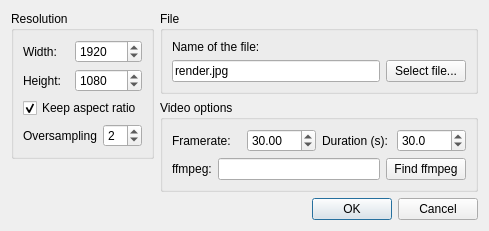
<?xml version="1.0" encoding="UTF-8"?>
<ui version="4.0">
 <class>RenderToFileDialog</class>
 <widget class="QDialog" name="RenderToFileDialog">
  <property name="geometry">
   <rect>
    <x>0</x>
    <y>0</y>
    <width>489</width>
    <height>230</height>
   </rect>
  </property>
  <property name="windowTitle">
   <string>Dialog</string>
  </property>
  <layout class="QVBoxLayout" name="verticalLayout_6">
   <item>
    <layout class="QHBoxLayout" name="horizontalLayout_7">
     <item>
      <layout class="QVBoxLayout" name="verticalLayout_4">
       <item>
        <widget class="QGroupBox" name="groupBox">
         <property name="title">
          <string>Resolution</string>
         </property>
         <layout class="QVBoxLayout" name="verticalLayout">
          <item>
           <layout class="QHBoxLayout" name="horizontalLayout">
            <item>
             <widget class="QLabel" name="label">
              <property name="text">
               <string>Width:</string>
              </property>
             </widget>
            </item>
            <item>
             <widget class="QSpinBox" name="txtWidth">
              <property name="minimum">
               <number>100</number>
              </property>
              <property name="maximum">
               <number>100000</number>
              </property>
              <property name="singleStep">
               <number>10</number>
              </property>
              <property name="value">
               <number>1920</number>
              </property>
             </widget>
            </item>
           </layout>
          </item>
          <item>
           <layout class="QHBoxLayout" name="horizontalLayout_2">
            <item>
             <widget class="QLabel" name="label_2">
              <property name="text">
               <string>Height:</string>
              </property>
             </widget>
            </item>
            <item>
             <widget class="QSpinBox" name="txtHeight">
              <property name="minimum">
               <number>56</number>
              </property>
              <property name="maximum">
               <number>100000</number>
              </property>
              <property name="singleStep">
               <number>10</number>
              </property>
              <property name="value">
               <number>1080</number>
              </property>
             </widget>
            </item>
           </layout>
          </item>
          <item>
           <widget class="QCheckBox" name="cbxKeepAspect">
            <property name="text">
             <string>Keep aspect ratio</string>
            </property>
            <property name="checked">
             <bool>true</bool>
            </property>
           </widget>
          </item>
          <item>
           <layout class="QHBoxLayout" name="horizontalLayout_6">
            <item>
             <widget class="QLabel" name="label_7">
              <property name="text">
               <string>Oversampling</string>
              </property>
             </widget>
            </item>
            <item>
             <widget class="QSpinBox" name="txtOversampling">
              <property name="toolTip">
               <string>Enter 1 for no oversampling.</string>
              </property>
              <property name="toolTipDuration">
               <number>2</number>
              </property>
              <property name="minimum">
               <number>1</number>
              </property>
              <property name="maximum">
               <number>8</number>
              </property>
              <property name="value">
               <number>2</number>
              </property>
             </widget>
            </item>
           </layout>
          </item>
         </layout>
        </widget>
       </item>
       <item>
        <spacer name="verticalSpacer_2">
         <property name="orientation">
          <enum>Qt::Vertical</enum>
         </property>
         <property name="sizeHint" stdset="0">
          <size>
           <width>20</width>
           <height>13</height>
          </size>
         </property>
        </spacer>
       </item>
      </layout>
     </item>
     <item>
      <layout class="QVBoxLayout" name="verticalLayout_5">
       <item>
        <widget class="QGroupBox" name="groupBox_2">
         <property name="title">
          <string>File</string>
         </property>
         <layout class="QVBoxLayout" name="verticalLayout_2">
          <item>
           <widget class="QLabel" name="label_3">
            <property name="text">
             <string>Name of the file:</string>
            </property>
           </widget>
          </item>
          <item>
           <layout class="QHBoxLayout" name="horizontalLayout_3">
            <item>
             <widget class="QLineEdit" name="txtFilename">
              <property name="text">
               <string>render.jpg</string>
              </property>
             </widget>
            </item>
            <item>
             <widget class="QPushButton" name="btnBrowse">
              <property name="text">
               <string>Select file...</string>
              </property>
             </widget>
            </item>
           </layout>
          </item>
         </layout>
        </widget>
       </item>
       <item>
        <widget class="QGroupBox" name="grpVideoOptions">
         <property name="title">
          <string>Video options</string>
         </property>
         <layout class="QVBoxLayout" name="verticalLayout_3">
          <item>
           <layout class="QHBoxLayout" name="horizontalLayout_4">
            <item>
             <widget class="QLabel" name="label_4">
              <property name="text">
               <string>Framerate:</string>
              </property>
             </widget>
            </item>
            <item>
             <widget class="QDoubleSpinBox" name="txtFramerate">
              <property name="minimum">
               <double>1.000000000000000</double>
              </property>
              <property name="maximum">
               <double>120.000000000000000</double>
              </property>
              <property name="value">
               <double>30.000000000000000</double>
              </property>
             </widget>
            </item>
            <item>
             <widget class="QLabel" name="label_6">
              <property name="text">
               <string>Duration (s):</string>
              </property>
             </widget>
            </item>
            <item>
             <widget class="QDoubleSpinBox" name="txtDuration">
              <property name="decimals">
               <number>1</number>
              </property>
              <property name="minimum">
               <double>1.000000000000000</double>
              </property>
              <property name="maximum">
               <double>3600.000000000000000</double>
              </property>
              <property name="value">
               <double>30.000000000000000</double>
              </property>
             </widget>
            </item>
           </layout>
          </item>
          <item>
           <layout class="QHBoxLayout" name="horizontalLayout_5">
            <item>
             <widget class="QLabel" name="label_5">
              <property name="text">
               <string>ffmpeg:</string>
              </property>
             </widget>
            </item>
            <item>
             <widget class="QLineEdit" name="txtFfmpeg">
              <property name="toolTip">
               <string>Enter the path to ffmpeg executable</string>
              </property>
              <property name="toolTipDuration">
               <number>3</number>
              </property>
             </widget>
            </item>
            <item>
             <widget class="QPushButton" name="btnFindFfmpeg">
              <property name="text">
               <string>Find ffmpeg</string>
              </property>
             </widget>
            </item>
           </layout>
          </item>
         </layout>
        </widget>
       </item>
       <item>
        <spacer name="verticalSpacer">
         <property name="orientation">
          <enum>Qt::Vertical</enum>
         </property>
         <property name="sizeHint" stdset="0">
          <size>
           <width>20</width>
           <height>40</height>
          </size>
         </property>
        </spacer>
       </item>
      </layout>
     </item>
    </layout>
   </item>
   <item>
    <widget class="QDialogButtonBox" name="buttonBox">
     <property name="orientation">
      <enum>Qt::Horizontal</enum>
     </property>
     <property name="standardButtons">
      <set>QDialogButtonBox::Cancel|QDialogButtonBox::Ok</set>
     </property>
    </widget>
   </item>
  </layout>
  <zorder>buttonBox</zorder>
  <zorder></zorder>
  <zorder></zorder>
 </widget>
 <resources/>
 <connections>
  <connection>
   <sender>buttonBox</sender>
   <signal>accepted()</signal>
   <receiver>RenderToFileDialog</receiver>
   <slot>accept()</slot>
   <hints>
    <hint type="sourcelabel">
     <x>248</x>
     <y>254</y>
    </hint>
    <hint type="destinationlabel">
     <x>157</x>
     <y>274</y>
    </hint>
   </hints>
  </connection>
  <connection>
   <sender>buttonBox</sender>
   <signal>rejected()</signal>
   <receiver>RenderToFileDialog</receiver>
   <slot>reject()</slot>
   <hints>
    <hint type="sourcelabel">
     <x>316</x>
     <y>260</y>
    </hint>
    <hint type="destinationlabel">
     <x>286</x>
     <y>274</y>
    </hint>
   </hints>
  </connection>
 </connections>
</ui>
